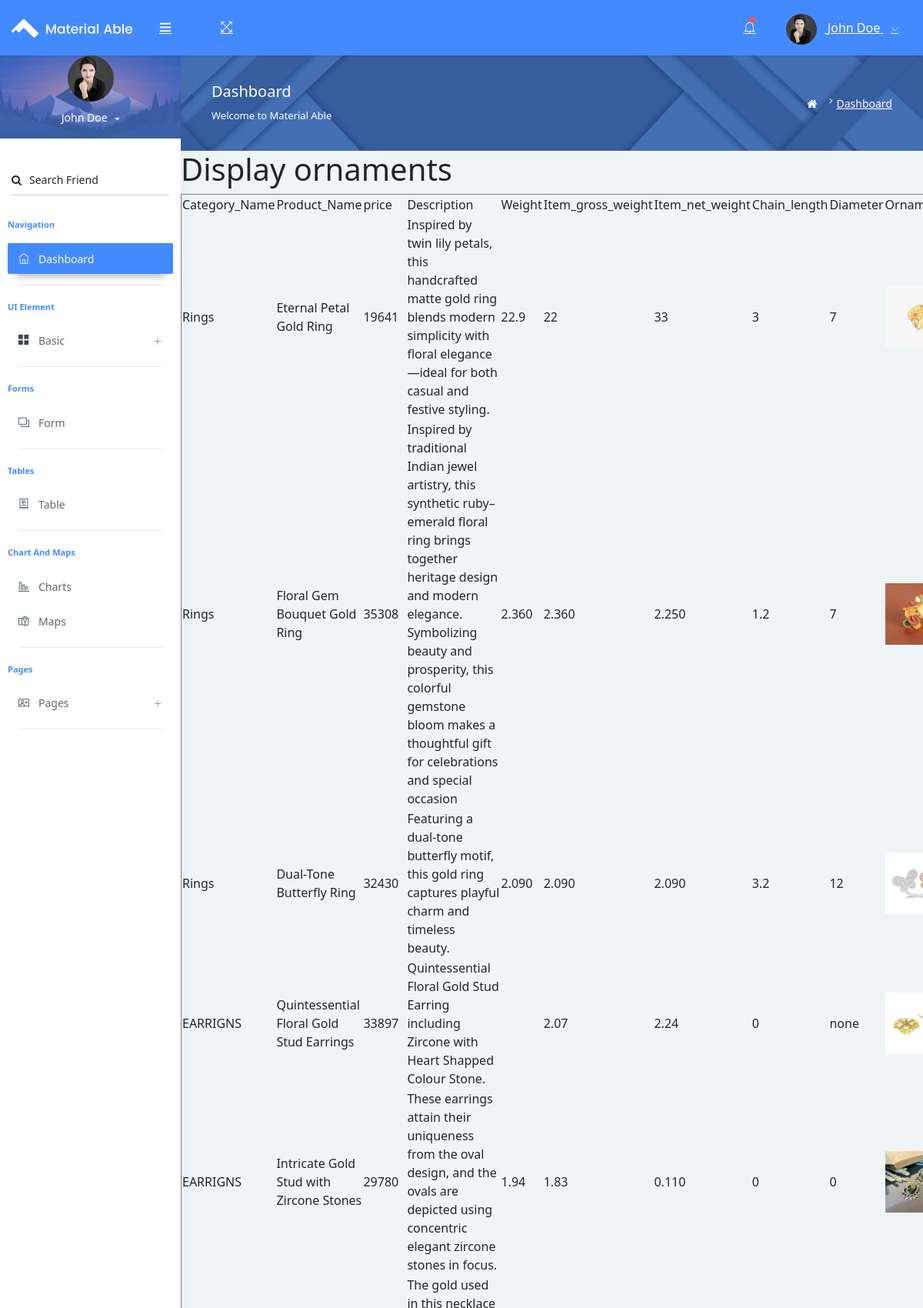
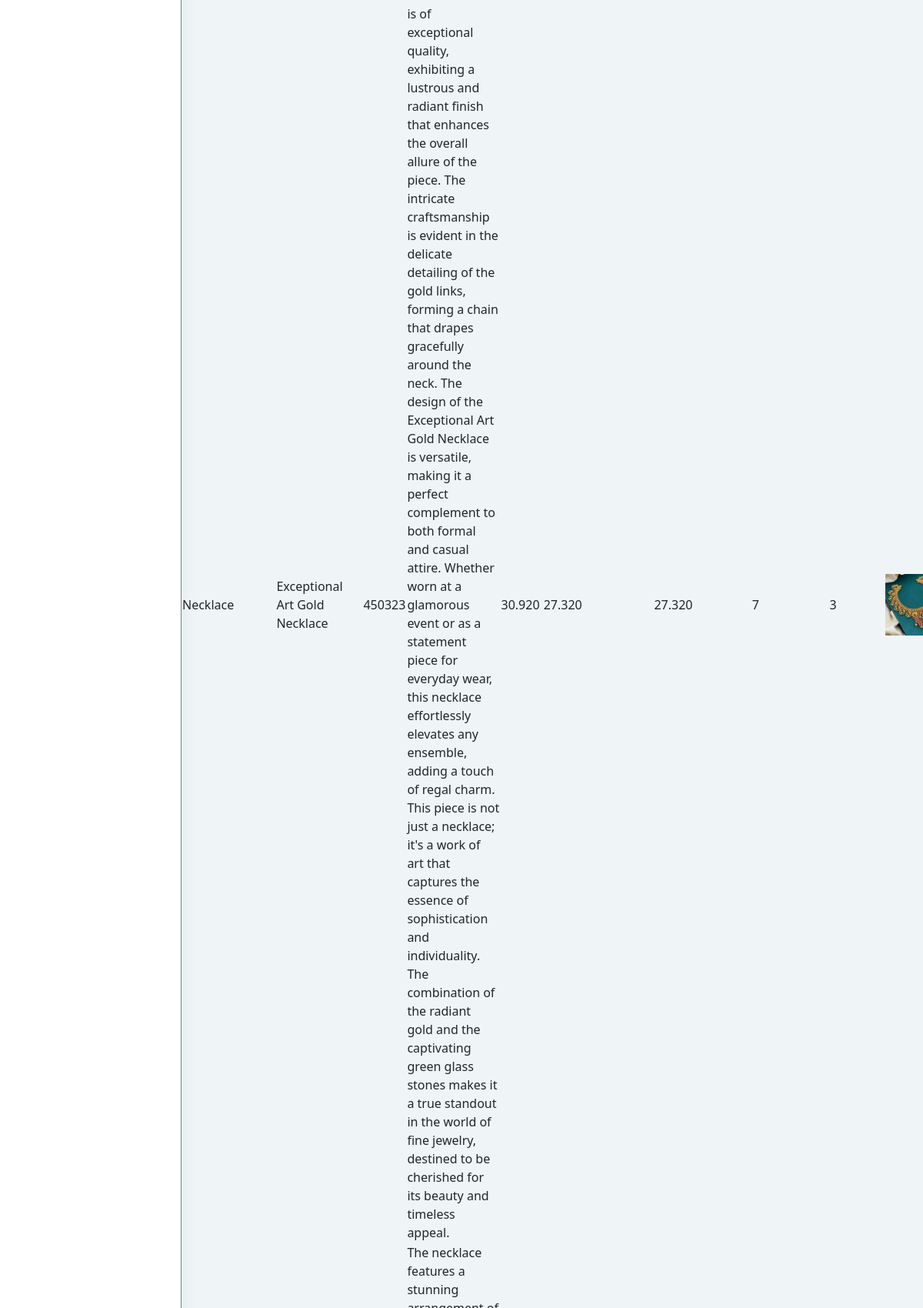
The app's page /jewelapp/displayornaments/ (upper part) with its own data (2 pictures, top to bottom).
### jewelapp/models.py (models this page shows)
class ornaments_Db(models.Model):
    Category_Name = models.CharField(max_length=100, null=True, blank=True)
    Product_Name= models.CharField(max_length=100, null=True, blank=True)
    Price = models.IntegerField(null=True, blank=True)
    Description = models.CharField(max_length=100, null=True, blank=True)
    Weight = models.CharField(max_length=100, null=True, blank=True)
    Item_gross_weight = models.CharField(max_length=100, null=True, blank=True)
    Item_net_weight = models.CharField(max_length=100, null=True, blank=True)
    Chain_length = models.CharField(max_length=100, null=True, blank=True)
    Diameter = models.CharField(max_length=100, null=True, blank=True)
    Ornaments_img1 = models.ImageField(upload_to="Orn_img", null=True, blank=True)
    Ornaments_img2 = models.ImageField(upload_to="Orn_img2", null=True, blank=True)

### jewelapp/views.py (the view)
# urls.py: path('displayornaments/',views.displayornaments,name='displayornaments'),
def displayornaments(request):
    data = ornaments_Db.objects.all()
    return render(request, "displayornaments.html", {'data': data})

### jewelapp/templates/displayornaments.html (shortened to what this page needs)
<!DOCTYPE html>
{% extends 'index.html' %}
{% block content %}
<html lang="en">
<head>
</head>
<body>
<link href="https://cdn.jsdelivr.net/npm/bootstrap@5.3.8/dist/css/bootstrap.min.css" rel="stylesheet">
<h1>Display ornaments</h1>
<div class="table-responsive">
 <table class="card-block table-border-style" border="line">
                        <thead>
                        <tr>
                            <th>Category_Name </th>
                            <th> Product_Name </th>
                            <th> price </th>
                            <th>Description </th>
                            <th> Weight </th>
                          <th>Item_gross_weight </th>
                          <th>Item_net_weight</th>
                          <th>Chain_length</th>
                            <th>Diameter</th>
                          <th> Ornaments_img1</th>
                          </tr>
                          {% for d in data %}
                        <tr>
                          <td>{{d.Category_Name}}</td>
                          <td>{{d.Product_Name}}</td>
                          <td>{{d.Price}}</td>
                          <td>{{d.Description}}</td>
                          <td>{{d.Weight}}</td>
                          <td>{{d.Item_gross_weight}}</td>
                          <td>{{d.Item_net_weight}}</td>
                          <td>{{d.Chain_length}}</td>
                          <td>{{d.Diameter}}</td>
                          <td><img src="{{d.Ornaments_img1.url}}" style="width:80px;height:80px;" ></td>
                        </tr>
                        </div>
                        {% endfor %}
</body>
</html>
{% endblock %}

### records on screen
ornaments_Db: Category_Name "Rings", Product_Name "Eternal Petal Gold Ring", Price "19641", Description "Inspired by twin lily petals, this handcrafted matte gold ring blends modern simplicity with floral elegance—ideal for both casual and festive styling.", Weight "22.9", Item_gross_weight "22", Item_net_weight "33", Chain_length "3", Diameter "7", Ornaments_img1 (picture)
ornaments_Db: Category_Name "Rings", Product_Name "Floral Gem Bouquet Gold Ring", Price "35308", Description "Inspired by traditional Indian jewel artistry, this synthetic ruby–emerald floral ring brings together heritage design and modern elegance. Symbolizing beauty and prosperity, this colorful gemstone bloom makes a thoughtful gift for celebrations and special occasion", Weight "2.360", Item_gross_weight "2.360", Item_net_weight "2.250", Chain_length "1.2", Diameter "7", Ornaments_img1 (picture)
ornaments_Db: Category_Name "Rings", Product_Name "Dual-Tone Butterfly Ring", Price "32430", Description "Featuring a dual-tone butterfly motif, this gold ring captures playful charm and timeless beauty.", Weight "2.090", Item_gross_weight "2.090", Item_net_weight "2.090", Chain_length "3.2", Diameter "12", Ornaments_img1 (picture)
ornaments_Db: Category_Name "EARRIGNS", Product_Name "Quintessential Floral Gold Stud Earrings", Price "33897", Description "Quintessential Floral Gold Stud Earring including Zircone with Heart Shapped Colour Stone.", Item_gross_weight "2.07", Item_net_weight "2.24", Chain_length "0", Diameter "none", Ornaments_img1 (picture)
ornaments_Db: Category_Name "EARRIGNS", Product_Name "Intricate Gold Stud with Zircone Stones", Price "29780", Description "These earrings attain their uniqueness from the oval design, and the ovals are depicted using concentric elegant zircone stones in focus.", Weight "1.94", Item_gross_weight "1.83", Item_net_weight "0.110", Chain_length "0", Diameter "0", Ornaments_img1 (picture)
ornaments_Db: Category_Name "Necklace", Product_Name "Exceptional Art Gold Necklace", Price "450323", Description "The gold used in this necklace is of exceptional quality, exhibiting a lustrous and radiant finish that enhances the overall allure of the piece. The intricate craftsmanship is evident in the delicate detailing of the gold links, forming a chain that drapes gracefully around the neck. The design of the Exceptional Art Gold Necklace is versatile, making it a perfect complement to both formal and casual attire. Whether worn at a glamorous event or as a statement piece for everyday wear, this necklace effortlessly elevates any ensemble, adding a touch of regal charm. This piece is not just a necklace; it's a work of art that captures the essence of sophistication and individuality. The…", Weight "30.920", Item_gross_weight "27.320", Item_net_weight "27.320", Chain_length "7", Diameter "3", Ornaments_img1 (picture)
